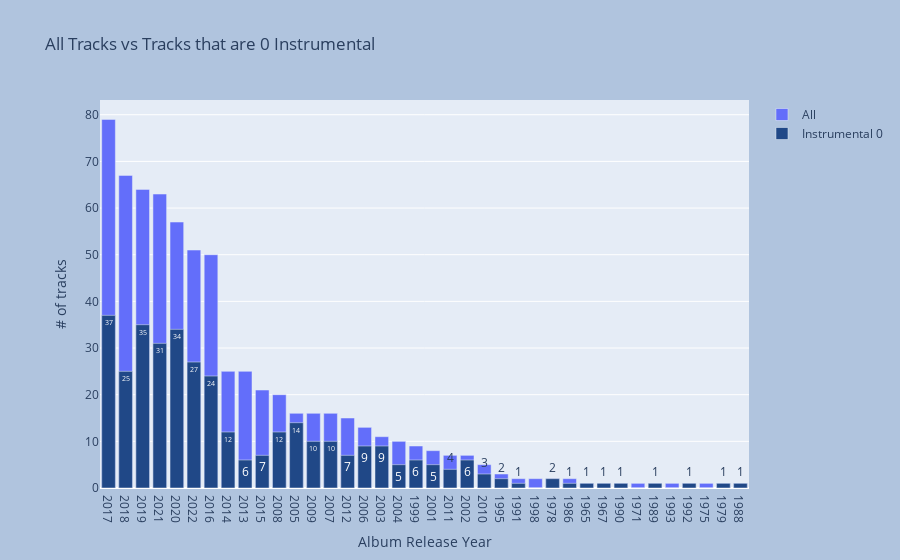

The code cell stored with this chart in its notebook:
### Markdown cell above
### Instrumental Analysis

This feature determines the amount of vocal presence i.e. singing vs musical content in a song. A value of 0 means that almost entirety of the song contains vocals. The higher the Instrumental number, the more musical content than singing. 

Note: singing is different from vocal fx or vocal edits -- like Ooohs & Aaaahs which are not considered singing 

[Smash Mouth - All Star](https://youtu.be/L_jWHffIx5E?t=38) - This track has an Instrumental rating of 0 and there's singing pretty much the entire song 

[Bonobo - Linked](https://youtu.be/0W-a11Tdk7Y?t=102) - This track has an Instrumental rating of 89 and you can listen to some of the vocal stabs 

[Lorn - Soft Room](https://youtu.be/YNPPdkxE7S0?t=36) - This track has an Instrumental rating of 79 and you can listen to some of the vocal Ooohs fx

For analysis, I want to compare songs that are full of singing vs those that are not. I also want to investigate if newer songs tend to be singing heavy compared to older releases.

### Code cell
# Tracks with 0 Instrumental vs all Tracks by Release Year
d1, d2 = playlist.Album_Date.dt.strftime("%Y").value_counts(), playlist[playlist.Instrumental==0].Album_Date.dt.strftime("%Y").value_counts()
vals = []
for k in d1.keys():
    if k in d2.keys():
        vals.append(d2[k])
    else:
        vals.append(0)
d1keys = d1.keys()
t = pd.DataFrame({'Year':d1keys,'All':d1.values,'instrumentalzero':vals})

fig = go.Figure()

fig.add_trace(go.Bar(name='All',x=t.Year, y=t.All, offsetgroup=0))
fig.add_trace(go.Bar(name='Instrumental 0',x=t.Year, y=t.instrumentalzero, offsetgroup=0, text=t.instrumentalzero, marker_color = '#204887'))
fig.update_layout(title_text="All Tracks vs Tracks that are 0 Instrumental",
                  yaxis_title='# of tracks',
                  xaxis_title='Album Release Year',
                  paper_bgcolor="LightSteelBlue",
                  margin=dict(l=100, r=150, t=100, b=20)
)

### Figure 1 — Plotly figure (JSON) as saved in the notebook; plotly's stock layout.template omitted (floating-point values rounded to 4 significant figures)
{"data": [{"name": "All", "offsetgroup": "0", "type": "bar", "x": ["2017", "2018", "2019", "2021", "2020", "2022", "2016", "2014", "2013", "2015", "2008", "2005", "2009", "2007", "2012", "2006", "2003", "2004", "1999", "2001", "2011", "2002", "2010", "1995", "1991", "1998", "1978", "1986", "1965", "1967", "1990", "1971", "1989", "1993", "1992", "1975", "1979", "1988"], "y": [79, 67, 64, 63, 57, 51, 50, 25, 25, 21, 20, 16, 16, 16, 15, 13, 11, 10, 9, 8, 7, 7, 5, 3, 2, 2, 2, 2, 1, 1, 1, 1, 1, 1, 1, 1, 1, 1]}, {"marker": {"color": "#204887"}, "name": "Instrumental 0", "offsetgroup": "0", "text": [37, 25, 35, 31, 34, 27, 24, 12, 6, 7, 12, 14, 10, 10, 7, 9, 9, 5, 6, 5, 4, 6, 3, 2, 1, 0, 2, 1, 1, 1, 1, 0, 1, 0, 1, 0, 1, 1], "type": "bar", "x": ["2017", "2018", "2019", "2021", "2020", "2022", "2016", "2014", "2013", "2015", "2008", "2005", "2009", "2007", "2012", "2006", "2003", "2004", "1999", "2001", "2011", "2002", "2010", "1995", "1991", "1998", "1978", "1986", "1965", "1967", "1990", "1971", "1989", "1993", "1992", "1975", "1979", "1988"], "y": [37, 25, 35, 31, 34, 27, 24, 12, 6, 7, 12, 14, 10, 10, 7, 9, 9, 5, 6, 5, 4, 6, 3, 2, 1, 0, 2, 1, 1, 1, 1, 0, 1, 0, 1, 0, 1, 1]}], "layout": {"margin": {"b": 20, "l": 100, "r": 150, "t": 100}, "paper_bgcolor": "LightSteelBlue", "title": {"text": "All Tracks vs Tracks that are 0 Instrumental"}, "xaxis": {"title": {"text": "Album Release Year"}}, "yaxis": {"title": {"text": "# of tracks"}}}}
